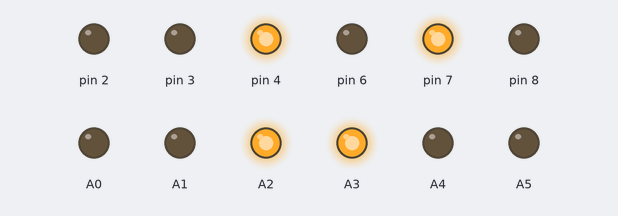
Bench run of a sketch on a simulated Arduino Uno, built with avr-gcc and run on an emulated ATmega328P. Parts: output pins drawn as LEDs (lit = HIGH). Pins used as bus, display or sensor lines are not drawn.

Above: at 0.5 s.
At 1.5 s:
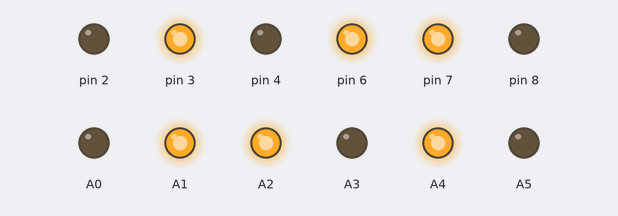
At 3.0 s:
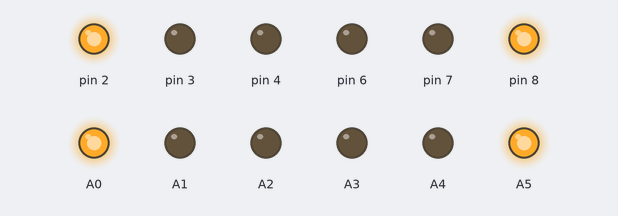
At 4.5 s:
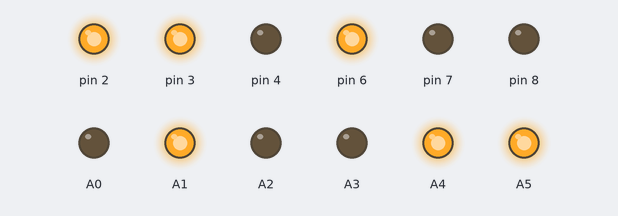
Timing chart, 0 to 6.6 s (numbered marks = the images above):
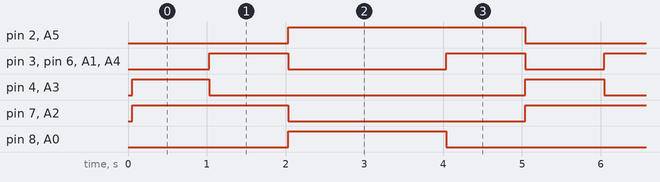

The sketch:

TarjetaRFID_1.ino
```cpp
//Módulo Lector RFID-RC522 RF

#include <SPI.h>
#include <MFRC522.h>
#include <RFID.h>

RFID rfid(10, 5);
int llavero[5] = {246, 37, 89, 143, 5};
void setup()
{
  Serial.begin(9600);
  SPI.begin(); rfid.init();
  pinMode(2, OUTPUT);
  pinMode(3, OUTPUT);
  pinMode(4, OUTPUT);
  pinMode(6, OUTPUT);
  pinMode(7, OUTPUT);
  pinMode(8, OUTPUT);
  pinMode(A0, OUTPUT);
  pinMode(A1, OUTPUT);
  pinMode(A2, OUTPUT);
  pinMode(A3, OUTPUT);
  pinMode(A4, OUTPUT);
  pinMode(A5, OUTPUT);
}


void loop()
{
  bool aceptada = false, Nodiferente = true;
  unsigned long Time = 0, TimePaso = 0;
  unsigned short caso = 1;
  while (1) {
    switch (caso) {
      case 1:
        //Rojo semaforo 1
        Semaforo1(caso);
        //Rojo Semaforo 2
        Semaforo2(caso);
        //Verde Semaforo 3
        Semaforo3(caso);
        //Verde Semaforo 4
        Semaforo4(caso);
        if (millis() - Time > 1000) {
          caso = 2;
          Time = millis();
        }
        if (rfid.isCard()) { //Verifica si hay una tarjeta
          if (rfid.readCardSerial()) { //Funcion que lee la tarjeta
            for (int i = 0; i <= 4; i++) {
              if (llavero[i] != rfid.serNum[i])
                Nodiferente = false;
            }
          }
          rfid.halt();
          aceptada = false;
          if (Nodiferente) {
            aceptada = true;
            Serial.println("CORRECTO");
          }
          if (aceptada) {
            paso(&TimePaso, &caso, &Nodiferente);
          }
        }
        break;
      case 2:
        //AmarilloRojo Semaforo 1
        Semaforo1(caso);
        //AmarilloRojo Semaforo 2
        Semaforo2(caso);
        //Amarillo Semaforo 3
        Semaforo3(caso);
        //Amarillo Semaforo 4
        Semaforo4(caso);
        if (millis() - Time > 1000) {
          caso = 3;
          Time = millis();
        }
        if (rfid.isCard()) { //Verifica si hay una tarjeta
          if (rfid.readCardSerial()) { //Funcion que lee la tarjeta
            for (int i = 0; i <= 4; i++) {
              if (llavero[i] != rfid.serNum[i])
                Nodiferente = false;
            }
          }
          rfid.halt();
          aceptada = false;
          if (Nodiferente) {
            aceptada = true;
            Serial.println("CORRECTO");
          }
          if (aceptada) {
            paso(&TimePaso, &caso, &Nodiferente);
          }
        }
        break;
      case 3:
        //Verde Semaforo 1
        Semaforo1(caso);
        //Verde Semaforo 2
        Semaforo2(caso);
        //Rojo Semaforo 3
        Semaforo3(caso);
        //Rojo Semaforo 4
        Semaforo4(caso);
        if (millis() - Time > 2000) {
          caso = 4;
          Time = millis();
        }
        if (rfid.isCard()) { //Verifica si hay una tarjeta
          if (rfid.readCardSerial()) { //Funcion que lee la tarjeta
            for (int i = 0; i <= 4; i++) {
              if (llavero[i] != rfid.serNum[i])
                Nodiferente = false;
            }
          }
          rfid.halt();
          aceptada = false;
          if (Nodiferente) {
            aceptada = true;
            Serial.println("CORRECTO");
          }
          if (aceptada) {
            paso(&TimePaso, &caso, &Nodiferente);
          }
        }
        break;
      case 4:
        //Amarillo Semaforo 1
        Semaforo1(caso);
        //Amarillo Semaforo 2
        Semaforo2(caso);
        //AmarilloRojo Semaforo 3
        Semaforo3(caso);
        //AmarilloRojo Semaforo 4
        Semaforo4(caso);
        if (millis() - Time > 1000) {
          caso = 1;
          Time = millis();
        }
        if (rfid.isCard()) { //Verifica si hay una tarjeta
          if (rfid.readCardSerial()) { //Funcion que lee la tarjeta
            for (int i = 0; i <= 4; i++) {
              if (llavero[i] != rfid.serNum[i])
                aceptada = false;
            }
          }
          rfid.halt();
          aceptada = false;
          if (Nodiferente) {
            aceptada = true;
            Serial.println("CORRECTO");
          }
          if (aceptada) {
            paso(&TimePaso, &caso, &Nodiferente);
          }
        }
        break;
    }
  }
}
void paso(unsigned long * Timepaso, unsigned short * caso, bool * Nodiferente) {
  if (*caso != 3) {
    *caso = 3;
  }
  *Nodiferente = true;
}
void Semaforo1(unsigned short caso) {
  if (caso == 1) {
    //Rojo semaforo 1
    digitalWrite(7, HIGH);
    digitalWrite(6, LOW);
    digitalWrite(8, LOW);
  }
  if (caso == 2) {
    //AmarilloRojo Semaforo 1
    digitalWrite(6, HIGH);
    digitalWrite(7, HIGH);
    digitalWrite(8, LOW);
  }
  if (caso == 3) {
    //Verde Semaforo 2
    digitalWrite(8, HIGH);
    digitalWrite(6, LOW);
    digitalWrite(7, LOW);
  }
  if (caso == 4) {
    //Amarillo Semaforo 1
    digitalWrite(6, HIGH);
    digitalWrite(8, LOW);
    digitalWrite(7, LOW);
  }
}
void Semaforo2(unsigned short caso) {
  if (caso == 1) {
    //Rojo semaforo 1
    digitalWrite(A2, HIGH);
    digitalWrite(A1, LOW);
    digitalWrite(A0, LOW);
  }
  if (caso == 2) {
    //AmarilloRojo Semaforo 2
    digitalWrite(A1, HIGH);
    digitalWrite(A2, HIGH);
    digitalWrite(A0, LOW);
  }
  if (caso == 3) {
    //Verde Semaforo 2
    digitalWrite(A0, HIGH);
    digitalWrite(A1, LOW);
    digitalWrite(A2, LOW);
  }
  if (caso == 4) {
    //Amarillo Semaforo 2
    digitalWrite(A1, HIGH);
    digitalWrite(A0, LOW);
    digitalWrite(A2, LOW);
  }
}
void Semaforo3(unsigned short caso) {
  if (caso == 1) {
    //Verde Semaforo 4
    digitalWrite(4, HIGH);
    digitalWrite(3, LOW);
    digitalWrite(2, LOW);
  }
  if (caso == 2) {
    //Amarillo Semaforo 3
    digitalWrite(4, LOW);
    digitalWrite(3, HIGH);
    digitalWrite(2, LOW);
  }
  if (caso == 3) {
    //Rojo Semaforo 3
    digitalWrite(2, HIGH);
    digitalWrite(3, LOW);
    digitalWrite(4, LOW);
  }
  if (caso == 4) {
    //AmarilloRojo Semaforo 3
    digitalWrite(3, HIGH);
    digitalWrite(2, HIGH);
    digitalWrite(4, LOW);
  }
}
void Semaforo4(unsigned short caso) {
  if (caso == 1) {
    //Verde Semaforo 3
    digitalWrite(A3, HIGH);
    digitalWrite(A4, LOW);
    digitalWrite(A5, LOW);
  }
  if (caso == 2) {
    //Amarillo Semaforo 4
    digitalWrite(A3, LOW);
    digitalWrite(A4, HIGH);
    digitalWrite(A5, LOW);
  }
  if (caso == 3) {
    //Rojo Semaforo 4
    digitalWrite(A5, HIGH);
    digitalWrite(A4, LOW);
    digitalWrite(A3, LOW);
  }
  if (caso == 4) {
    //AmarilloRojo Semaforo 4
    digitalWrite(A4, HIGH);
    digitalWrite(A5, HIGH);
    digitalWrite(A3, LOW);
  }
}
```

Measured:
- by itself, pin 2, A5: alternates HIGH for 3.0 s and LOW for 2.0 s
- by itself, pin 3, pin 6, A1, A4: repeats every 5.0 s: LOW 2.0 s, HIGH 1.0 s, LOW 1.0 s, HIGH 1.0 s
- by itself, pin 4, A3: alternates HIGH for 1.0 s and LOW for 4.0 s
- by itself, pin 7, pin 8, A0, A2: alternates HIGH for 2.0 s and LOW for 3.0 s
